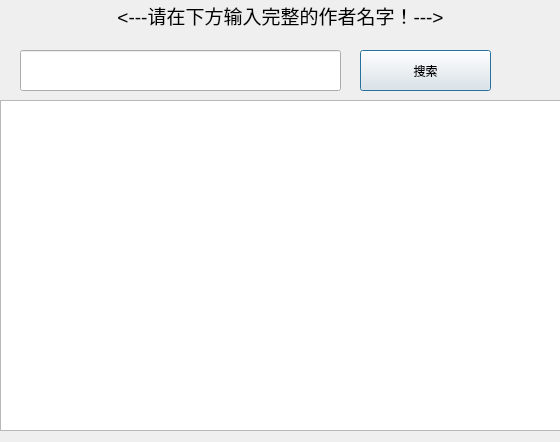
<?xml version="1.0" encoding="UTF-8"?>
<ui version="4.0">
 <class>Show_Coauthor</class>
 <widget class="QDialog" name="Show_Coauthor">
  <property name="geometry">
   <rect>
    <x>0</x>
    <y>0</y>
    <width>560</width>
    <height>442</height>
   </rect>
  </property>
  <property name="windowTitle">
   <string>Dialog</string>
  </property>
  <widget class="QLabel" name="label">
   <property name="geometry">
    <rect>
     <x>60</x>
     <y>-20</y>
     <width>441</width>
     <height>71</height>
    </rect>
   </property>
   <property name="text">
    <string>&lt;html&gt;&lt;head/&gt;&lt;body&gt;&lt;p align=&quot;center&quot;&gt;&lt;span style=&quot; font-size:14pt;&quot;&gt;&amp;lt;---请在下方输入完整的作者名字！---&amp;gt;&lt;/span&gt;&lt;/p&gt;&lt;/body&gt;&lt;/html&gt;</string>
   </property>
  </widget>
  <widget class="QTextBrowser" name="ShowText">
   <property name="geometry">
    <rect>
     <x>10</x>
     <y>460</y>
     <width>541</width>
     <height>161</height>
    </rect>
   </property>
  </widget>
  <widget class="QPushButton" name="pushButton">
   <property name="geometry">
    <rect>
     <x>360</x>
     <y>50</y>
     <width>131</width>
     <height>41</height>
    </rect>
   </property>
   <property name="text">
    <string>搜索</string>
   </property>
  </widget>
  <widget class="QLineEdit" name="inputName">
   <property name="geometry">
    <rect>
     <x>20</x>
     <y>50</y>
     <width>321</width>
     <height>41</height>
    </rect>
   </property>
  </widget>
  <widget class="QListWidget" name="listWidget">
   <property name="geometry">
    <rect>
     <x>0</x>
     <y>100</y>
     <width>561</width>
     <height>331</height>
    </rect>
   </property>
  </widget>
 </widget>
 <resources/>
 <connections/>
</ui>
